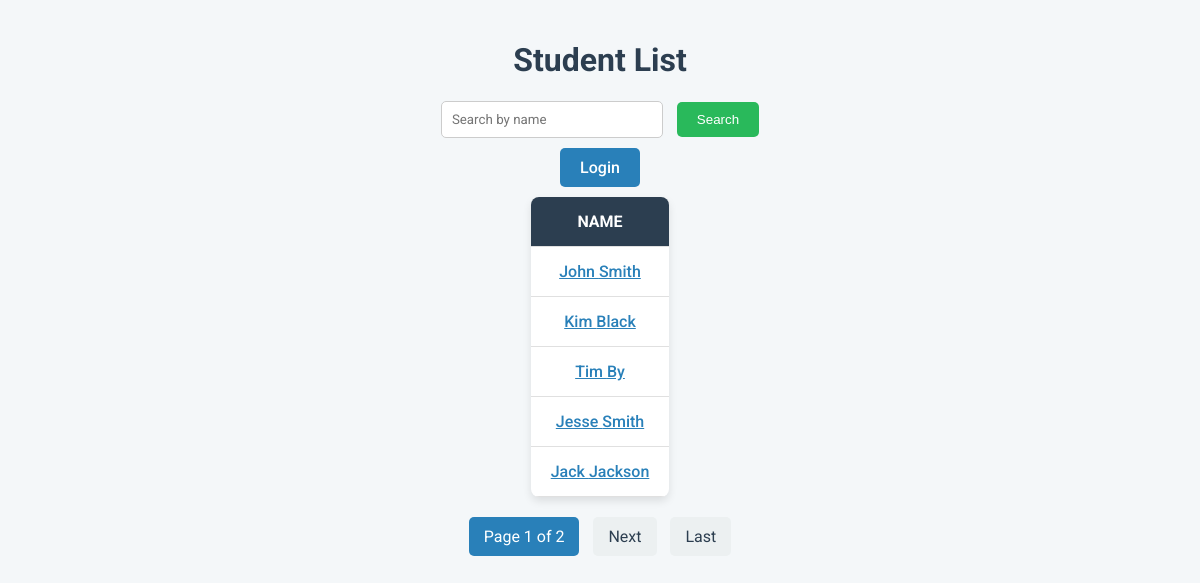
The page / on the database its author committed.
### blog/models.py (models this page shows, shortened)
class Student(models.Model):
    first_name = models.CharField(max_length=30)
    last_name = models.CharField(max_length=30)
    email = models.EmailField(
        max_length=254,
        validators=[EmailValidator(message="Enter a valid email address.")]
    )
    date_of_birth = models.DateField()
    enrolled = models.DateField()
    grade = models.IntegerField(
        validators=[MinValueValidator(1), MaxValueValidator(12)]
    )
    class Meta:
        verbose_name_plural = "Students"

### blog/views.py (the view)
# urls.py: path('', views.student_list, name='student_list'),
def student_list(request):
    query = request.GET.get('q')  # Get the search query
    if query:
        students = Student.objects.filter(
            Q(first_name__icontains=query) | Q(last_name__icontains=query)
        )
    else:
        students = Student.objects.all()  # Show all students if no search query
    paginator = Paginator(students, 5)  # Display 10 students per page
    page_number = request.GET.get('page')  # Get the current page number from the request
    page_obj = paginator.get_page(page_number)  # Get the appropriate page
    context = {
        "students": page_obj,  # Pass the page object to the template
        "paginator": paginator,  # Optional: pass paginator if you need it for extra logic
        "query": query,  # Pass the query to retain it in the search bar
    }
    return render(request, "blog/student_list.html", context)

### blog/templates/blog/student_list.html (shortened to what this page needs)
<!DOCTYPE html>
<html lang="en">
<head>
</head>
<body>
    <h1>Student List</h1>
    <form method="GET" action="{% url 'student_list' %}" class="search-form">
        <input type="text" name="q" placeholder="Search by name" value="{{ request.GET.q }}">
        <button type="submit">Search</button>
    </form>
    {% if user.is_authenticated %}
        <div class="add-student">
            <a href="{% url 'add_student' %}">Add New Student</a> |
            <form method="POST" action="{% url 'logout' %}" class="logout-form" style="display:inline;">
                {% csrf_token %}
                <button type="submit">Logout</button>
            </form>
        </div>
    {% else %}
        <div class="add-student">
            <a href="{% url 'login' %}">Login</a>
        </div>
    {% endif %}
    <table>
        <thead>
            <tr>
                <th>Name</th>
            </tr>
        </thead>
        <tbody>
            {% for student in students %}
            <tr>
                <td>
                    <a href="{% url 'student_detail' student.id %}">{{ student.first_name }} {{ student.last_name }}</a>
                </td>
            </tr>
            {% empty %}
            <tr>
                <td colspan="{% if user.is_authenticated %}2{% else %}1{% endif %}">No students found</td>
            </tr>
            {% endfor %}
        </tbody>
    </table>
    <div class="pagination">
        <span>Page {{ students.number }} of {{ students.paginator.num_pages }}</span>
        {% if students.has_next %}
            <a href="?page={{ students.next_page_number }}{% if query %}&q={{ query }}{% endif %}">Next</a>
            <a href="?page={{ students.paginator.num_pages }}{% if query %}&q={{ query }}{% endif %}">Last</a>
        {% endif %}
    </div>
</body>
</html>

### blog/templates/blog/student_list.html (style rules this page uses)
body { font-family: 'Roboto', sans-serif; background-color: #f4f7f9; color: #333; margin: 0; padding: 20px; }
h1 { text-align: center; color: #2c3e50; }
table { width: auto; border-collapse: collapse; margin: 20px auto; background-color: white; border-radius: 8px; overflow: hidden; box-shadow: 0 4px 8px rgba(0, 0, 0, 0.1); }
th, td { padding: 15px 20px; text-align: center; border-bottom: 1px solid #e0e0e0; }
th { background-color: #2c3e50; color: white; text-transform: uppercase; }
td a { color: #2980b9; font-weight: 500; }
.add-student, .pagination, .search-form { text-align: center; margin: 20px 0; }
.add-student a { background-color: #2980b9; color: white; padding: 10px 20px; text-decoration: none; border-radius: 5px; font-weight: 500; transition: background-color 0.3s ease; }
input[type="text"] { padding: 10px; width: 200px; border: 1px solid #ccc; border-radius: 5px; margin-right: 10px; font-family: 'Roboto', sans-serif; }
button[type="submit"] { background-color: #29b95b; color: white; border: none; padding: 10px 20px; border-radius: 5px; font-weight: 500; cursor: pointer; transition: background-color 0.3s ease; }
.pagination a, .pagination span { display: inline-block; padding: 10px 15px; margin: 0 5px; border-radius: 5px; color: #2c3e50; text-decoration: none; background-color: #ecf0f1; transition: background-color 0.3s ease; }
.pagination span { background-color: #2980b9; color: white; }

### rows shown on the page
Student: first_name "John", last_name "Smith"
Student: first_name "Kim", last_name "Black"
Student: first_name "Tim", last_name "By"
Student: first_name "Jesse", last_name "Smith"
Student: first_name "Jack", last_name "Jackson"

### other values the page prints
{{ students.number }} "1"
{{ students.paginator.num_pages }} "2"
